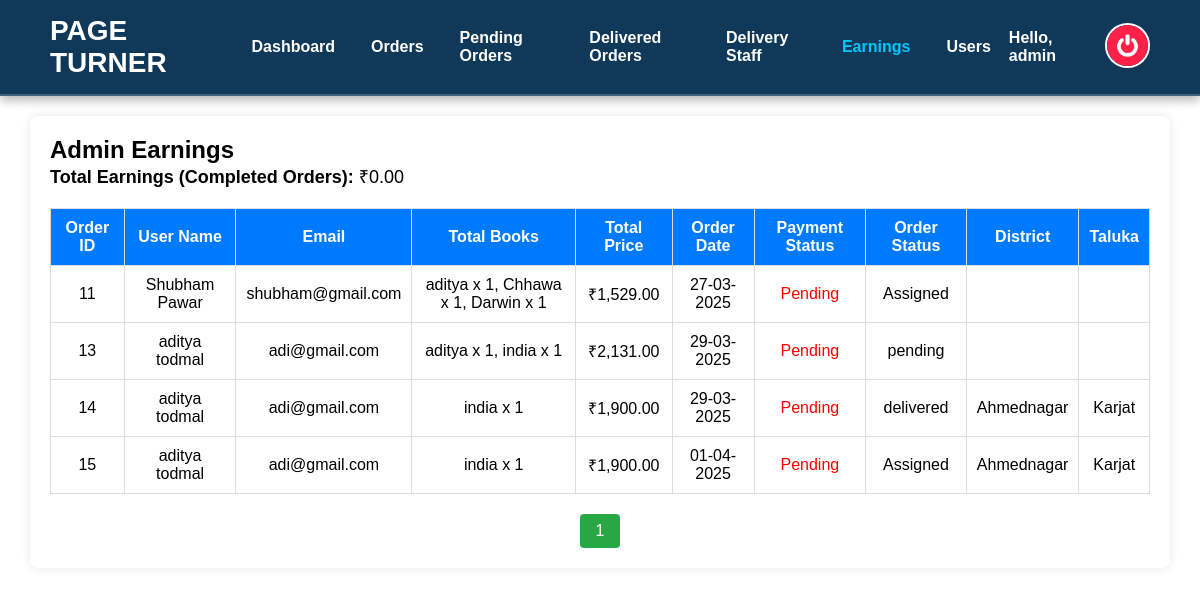
The app's page /admin_earnings.php (signed in), older data.
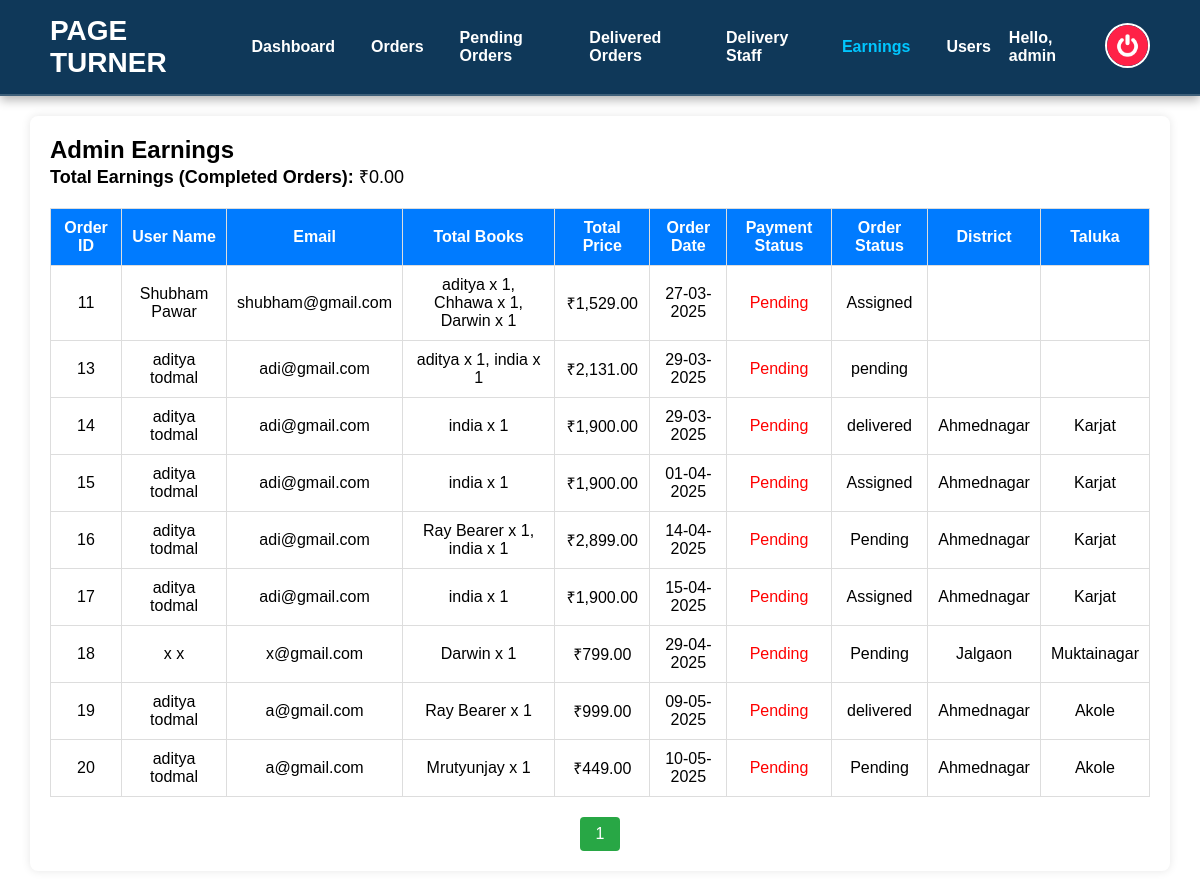
The same page, newer data.
### tables this page shows
CREATE TABLE `confirm_order` (
  `id` int(11) NOT NULL,
  `user_id` int(11) NOT NULL,
  `name` varchar(255) NOT NULL,
  `number` varchar(15) NOT NULL,
  `email` varchar(255) NOT NULL,
  `address` text NOT NULL,
  `total_books` text NOT NULL,
  `total_price` decimal(10,2) NOT NULL,
  `order_date` date NOT NULL DEFAULT curdate(),
  `payment_id` varchar(255) DEFAULT NULL,
  `payment_status` enum('pending','success','failed') NOT NULL DEFAULT 'pending',
  `delivery_staff_id` int(11) DEFAULT NULL,
  `order_status` varchar(50) DEFAULT 'Pending',
  `district` varchar(255) NOT NULL,
  `taluka` varchar(255) NOT NULL
);

### admin_earnings.php (the view, shortened to what this page needs)
<?php
include 'config.php';
$limit = 10;
$page = isset($_GET['page']) ? (int)$_GET['page'] : 1;
$offset = ($page - 1) * $limit;
$sql = "SELECT * FROM confirm_order LIMIT ? OFFSET ?";
$stmt = $conn->prepare($sql);
$stmt->bind_param("ii", $limit, $offset);
$stmt->execute();
$result = $stmt->get_result();
$countQuery = "SELECT COUNT(*) FROM confirm_order";
$countResult = $conn->query($countQuery);
$totalRecords = $countResult->fetch_row()[0];
$totalPages = ceil($totalRecords / $limit);
$totalEarningsQuery = "SELECT SUM(total_price) FROM confirm_order WHERE payment_status = 'Completed'";
$totalEarningsResult = $conn->query($totalEarningsQuery);
$totalEarnings = $totalEarningsResult->fetch_row()[0] ?: 0;
?>
<!DOCTYPE html>
<html lang="en">
<head>
</head>
<body>
<?php include 'admin_header.php'; ?>
<div class="container">
    <h2>Admin Earnings</h2>
    <div class="total-earnings">
        <strong>Total Earnings (Completed Orders): </strong> ₹<?php echo number_format($totalEarnings, 2); ?>
    </div>
    <table>
        <thead>
            <tr>
                <th>Order ID</th>
                <th>User Name</th>
                <th>Email</th>
                <th>Total Books</th>
                <th>Total Price</th>
                <th>Order Date</th>
                <th>Payment Status</th>
                <th>Order Status</th>
                <th>District</th>
                <th>Taluka</th>
            </tr>
        </thead>
        <tbody>
            <?php while ($row = $result->fetch_assoc()) { ?>
                <tr>
                    <td><?php echo $row['id']; ?></td>
                    <td><?php echo htmlspecialchars($row['name']); ?></td>
                    <td><?php echo htmlspecialchars($row['email']); ?></td>
                    <td><?php echo $row['total_books']; ?></td>
                    <td>₹<?php echo number_format($row['total_price'], 2); ?></td>
                    <td><?php echo date('d-m-Y', strtotime($row['order_date'])); ?></td>
                    <td>
                        <?php
                        if ($row['payment_status'] == 'Completed') {
                            echo '<span style="color: green;">Completed</span>';
                        } else {
                            echo '<span style="color: red;">Pending</span>';
                        }
                        ?>
                    </td>
                    <td><?php echo $row['order_status']; ?></td>
                    <td><?php echo $row['district']; ?></td>
                    <td><?php echo $row['taluka']; ?></td>
                </tr>
            <?php } ?>
        </tbody>
    </table>
    <div class="pagination">
        <?php for ($i = 1; $i <= $totalPages; $i++) { ?>
            <a href="admin_earnings.php?page=<?php echo $i; ?>" class="<?php echo ($i == $page) ? 'active' : ''; ?>">
                <?php echo $i; ?>
            </a>
        <?php } ?>
    </div>
</div>
</body>
</html>

### admin_header.php (shortened to what this page needs)
<?php
$current_page = basename($_SERVER['PHP_SELF']);
?>
<!DOCTYPE html>
<html lang="en">
<head>
</head>
<body>
    <header>
        <div class="logo">
            <a href="admin_dashboard.php"><span class="text-warning">Page</span> <span class="text-light">Turner</span></a>
        </div>
        <div class="nav">
            <a href="admin_dashboard.php" class="<?php echo ($current_page == 'admin_dashboard.php') ? 'active' : ''; ?>">Dashboard</a>
            <a href="admin_orders.php" class="<?php echo ($current_page == 'admin_orders.php') ? 'active' : ''; ?>">Orders</a>
            <a href="admin_pending_orders.php" class="<?php echo ($current_page == 'admin_pending_orders.php') ? 'active' : ''; ?>">Pending Orders</a>
            <a href="admin_delivered_orders.php" class="<?php echo ($current_page == 'admin_delivered_orders.php') ? 'active' : ''; ?>">Delivered Orders</a>
            <a href="admin_delivery_staff.php" class="<?php echo ($current_page == 'admin_delivery_staff.php') ? 'active' : ''; ?>">Delivery Staff</a>
            <a href="admin_earnings.php" class="<?php echo ($current_page == 'admin_earnings.php') ? 'active' : ''; ?>">Earnings</a>
            <a href="admin_manage_users.php" class="<?php echo ($current_page == 'admin_manage_users.php') ? 'active' : ''; ?>">Users</a>
        </div>
        <div class="admin-info">
            <p>Hello, <?php echo $_SESSION['admin_name']; ?></p>
            <a href="logout.php?logout=<?php echo $_SESSION['admin_name']; ?>">
                <img src="images/logout.png" class="admin-avatar" alt="Logout"/>
            </a>
        </div>
    </header>
</body>
</html>

### admin_earnings.php (style rules this page uses)
.container { width: 95%; margin: 20px auto; background: white; padding: 20px; border-radius: 8px; box-shadow: 0 0 10px rgba(0, 0, 0, 0.1); }
table { width: 100%; border-collapse: collapse; margin-bottom: 20px; }
th, td { padding: 10px; border: 1px solid #ddd; text-align: center; }
th { background-color: #007bff; color: white; }
.pagination { display: flex; justify-content: center; margin-top: 20px; }
.pagination a { padding: 8px 16px; margin: 0 5px; text-decoration: none; background-color: #007bff; color: white; border-radius: 4px; }
.pagination .active { background-color: #28a745; }
.total-earnings { font-size: 18px; margin-bottom: 20px; }

### admin_header.php (style rules this page uses)
* { text-decoration: none; margin: 0; padding: 0; box-sizing: border-box; font-family: 'Poppins', sans-serif; }
header { background: #0f3859; padding: 15px 50px; display: flex; align-items: center; justify-content: space-between; box-shadow: 0px 4px 10px rgba(0, 0, 0, 0.3); border-bottom: 2px solid rgba(255, 255, 255, 0.2); }
.logo a { font-size: 28px; font-weight: bold; color: white; text-transform: uppercase; }
.nav { display: flex; align-items: center; }
.nav a { color: white; padding: 10px 18px; font-weight: 600; font-size: 16px; transition: all 0.3s ease-in-out; position: relative; }
.nav a.active, .nav a:hover { color: #00c6ff; }
.admin-info { display: flex; align-items: center; gap: 15px; color: white; font-weight: bold; }
.admin-avatar { width: 45px; height: 45px; border-radius: 50%; border: 2px solid white; cursor: pointer; transition: all 0.3s ease-in-out; }

Row changes from the older to the newer data that the page shows:
added confirm_order: id "16", name "aditya todmal", email "adi@gmail.com", total_books "Ray Bearer x 1, india x 1", total_price "2,899.00", order_date "14-04-2025", payment_status "Pending", order_status "Pending", district "Ahmednagar", taluka "Karjat"
added confirm_order: id "17", name "aditya todmal", email "adi@gmail.com", total_books "india x 1", total_price "1,900.00", order_date "15-04-2025", payment_status "Pending", order_status "Assigned", district "Ahmednagar", taluka "Karjat"
added confirm_order: id "18", name "x x", email "x@gmail.com", total_books "Darwin x 1", total_price "799.00", order_date "29-04-2025", payment_status "Pending", order_status "Pending", district "Jalgaon", taluka "Muktainagar"
added confirm_order: id "19", name "aditya todmal", email "a@gmail.com", total_books "Ray Bearer x 1", total_price "999.00", order_date "09-05-2025", payment_status "Pending", order_status "delivered", district "Ahmednagar", taluka "Akole"
added confirm_order: id "20", name "aditya todmal", email "a@gmail.com", total_books "Mrutyunjay x 1", total_price "449.00", order_date "10-05-2025", payment_status "Pending", order_status "Pending", district "Ahmednagar", taluka "Akole"
